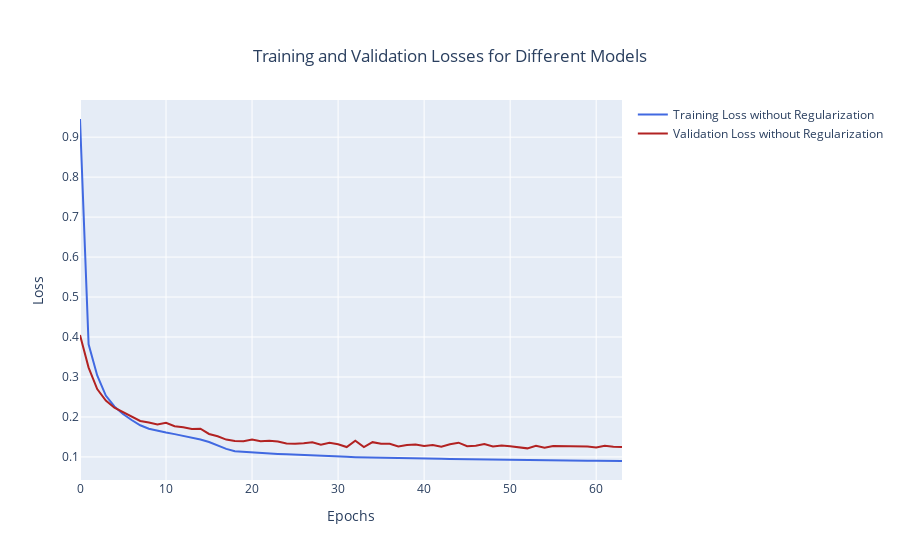

The notebook cell saved with this chart:
### Code cell
# NN with L1(Lasso) regularization
model_with_l1_regularization_over  = Sequential()
model_with_l1_regularization_over.add(Dense(32, activation='relu', input_dim=6, kernel_regularizer=l1(l=0.01)))
model_with_l1_regularization_over.add(Dense(16, activation='relu', kernel_regularizer=l1(l=0.01)))
model_with_l1_regularization_over.add(Dense(1, activation='sigmoid'))
model_with_l1_regularization_over.compile(optimizer='rmsprop',
              loss='binary_crossentropy',
              metrics=['accuracy'])

# Train model
history_model_with_l1_regularization_over = model_with_l1_regularization_over.fit(X_train, y_train, epochs=64, batch_size=32, validation_data=(X_validation, y_validation))
loss1_over = history_model_with_l1_regularization_over.history['loss']
val_loss1_over = history_model_with_l1_regularization_over.history['val_loss']

fig = go.Figure()
fig.add_trace(go.Scatter(x=np.arange(len(loss1_over)), y=loss1_over,
                    name='Training Loss without Regularization', line=dict(color='royalblue')))
fig.add_trace(go.Scatter(x=np.arange(len(val_loss1_over)), y=val_loss1_over,
                    name='Validation Loss without Regularization', line = dict(color='firebrick')))
fig.update_layout(xaxis_title='Epochs',
                  yaxis_title='Loss',
                  title={'text': "Training and Validation Losses for Different Models",
                                                'x':0.5,
                                                'xanchor': 'center',
                                                'yanchor': 'top'})
iplot(fig)

### Figure 1 — Plotly figure (JSON) as saved in the notebook; plotly's stock layout.template omitted (floating-point values rounded to 4 significant figures)
{"data": [{"line": {"color": "royalblue"}, "name": "Training Loss without Regularization", "type": "scatter", "x": [0, 1, 2, 3, 4, 5, 6, 7, 8, 9, 10, 11, 12, 13, 14, 15, 16, 17, 18, 19, 20, 21, 22, 23, 24, 25, 26, 27, 28, 29, 30, 31, 32, 33, 34, 35, 36, 37, 38, 39, 40, 41, 42, 43, 44, 45, 46, 47, 48, 49, 50, 51, 52, 53, 54, 55, 56, 57, 58, 59, 60, 61, 62, 63], "y": [0.9454, 0.3816, 0.3039, 0.2535, 0.2262, 0.2074, 0.1923, 0.1792, 0.1705, 0.1654, 0.1612, 0.157, 0.153, 0.1486, 0.1436, 0.1373, 0.1287, 0.1202, 0.1144, 0.1128, 0.1117, 0.1103, 0.1089, 0.1076, 0.1065, 0.1053, 0.1045, 0.1033, 0.1027, 0.1019, 0.1011, 0.1002, 0.09934, 0.09877, 0.09813, 0.09753, 0.09734, 0.09695, 0.09659, 0.09623, 0.09577, 0.09564, 0.09511, 0.09484, 0.09447, 0.09418, 0.09402, 0.09372, 0.09334, 0.0932, 0.09273, 0.09253, 0.0923, 0.09177, 0.09183, 0.09144, 0.09141, 0.09106, 0.0907, 0.09068, 0.0904, 0.09019, 0.09005, 0.08979]}, {"line": {"color": "firebrick"}, "name": "Validation Loss without Regularization", "type": "scatter", "x": [0, 1, 2, 3, 4, 5, 6, 7, 8, 9, 10, 11, 12, 13, 14, 15, 16, 17, 18, 19, 20, 21, 22, 23, 24, 25, 26, 27, 28, 29, 30, 31, 32, 33, 34, 35, 36, 37, 38, 39, 40, 41, 42, 43, 44, 45, 46, 47, 48, 49, 50, 51, 52, 53, 54, 55, 56, 57, 58, 59, 60, 61, 62, 63], "y": [0.4048, 0.3234, 0.2696, 0.2409, 0.2231, 0.2127, 0.2015, 0.19, 0.186, 0.1811, 0.1855, 0.177, 0.1743, 0.1696, 0.1707, 0.1575, 0.1517, 0.1434, 0.1397, 0.139, 0.1433, 0.1395, 0.1403, 0.1386, 0.1336, 0.1328, 0.1345, 0.1366, 0.1303, 0.1353, 0.1317, 0.1248, 0.1406, 0.1247, 0.1369, 0.1327, 0.1328, 0.1259, 0.13, 0.131, 0.1273, 0.1301, 0.1256, 0.1317, 0.1357, 0.1266, 0.1279, 0.1321, 0.1263, 0.1283, 0.1267, 0.1236, 0.1214, 0.1278, 0.1229, 0.1274, 0.127, 0.1283, 0.1263, 0.1261, 0.1235, 0.1279, 0.1255, 0.1247]}], "layout": {"autosize": true, "title": {"text": "Training and Validation Losses for Different Models", "x": 0.5, "xanchor": "center", "yanchor": "top"}, "xaxis": {"autorange": true, "range": [0, 63], "title": {"text": "Epochs"}, "type": "linear"}, "yaxis": {"autorange": true, "range": [0.04225, 0.9929], "title": {"text": "Loss"}, "type": "linear"}}}
